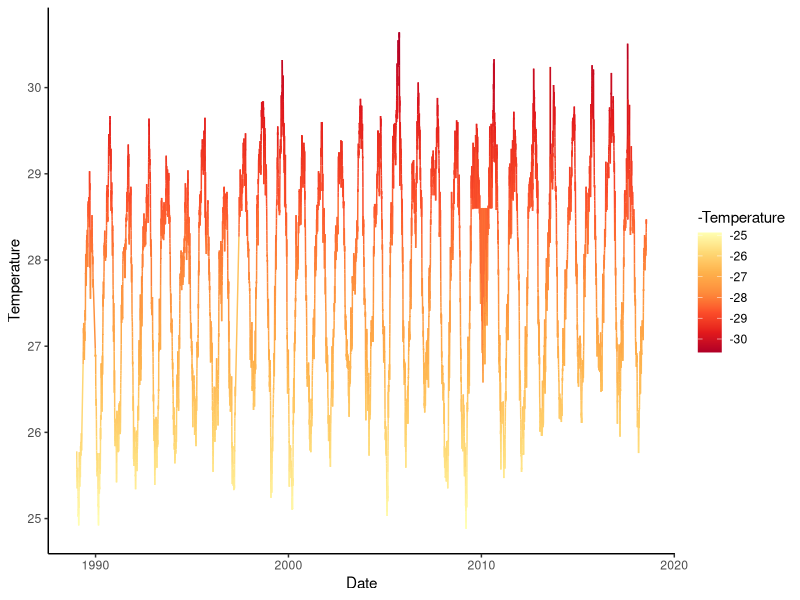
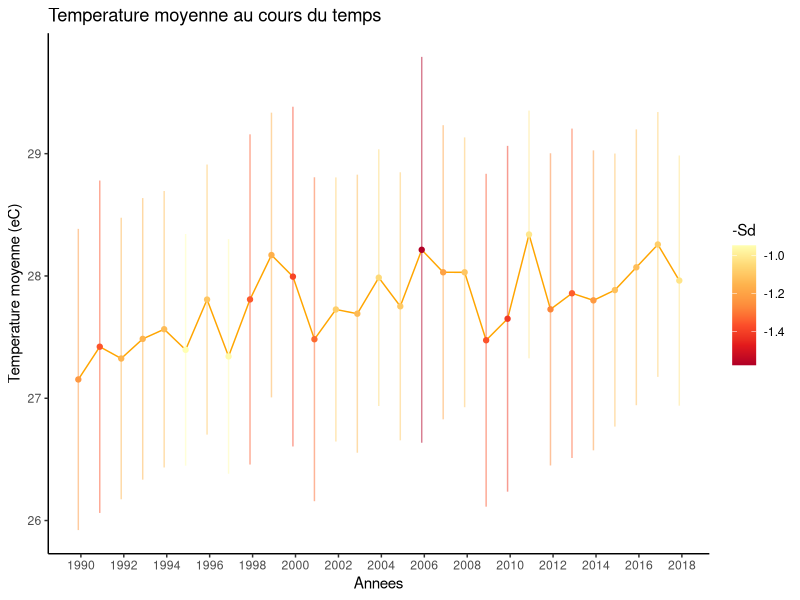
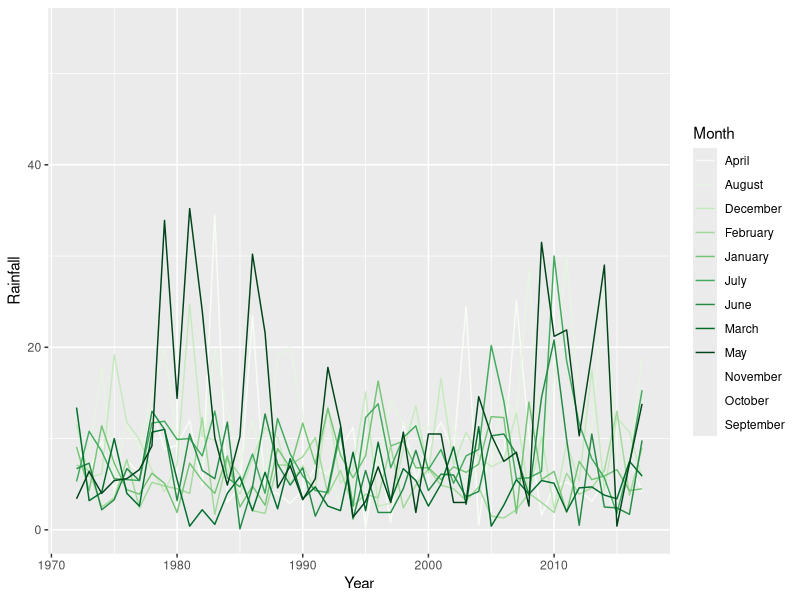
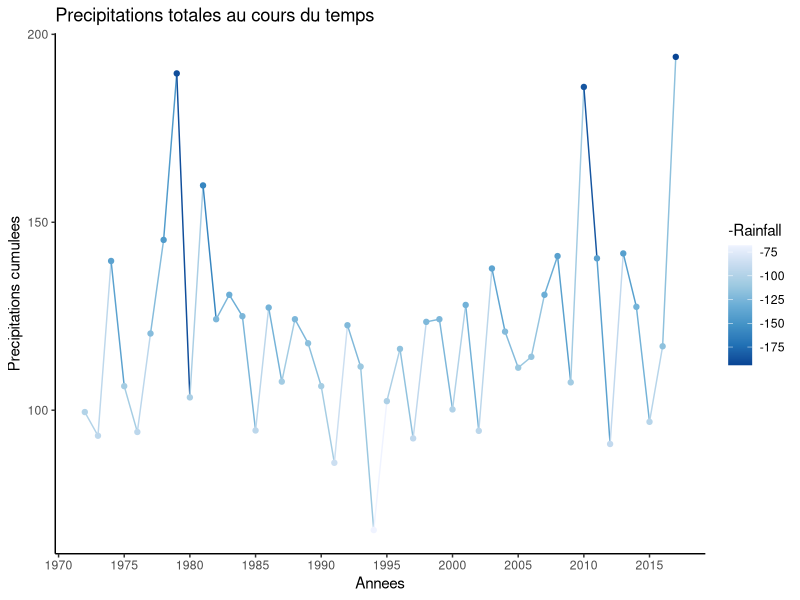
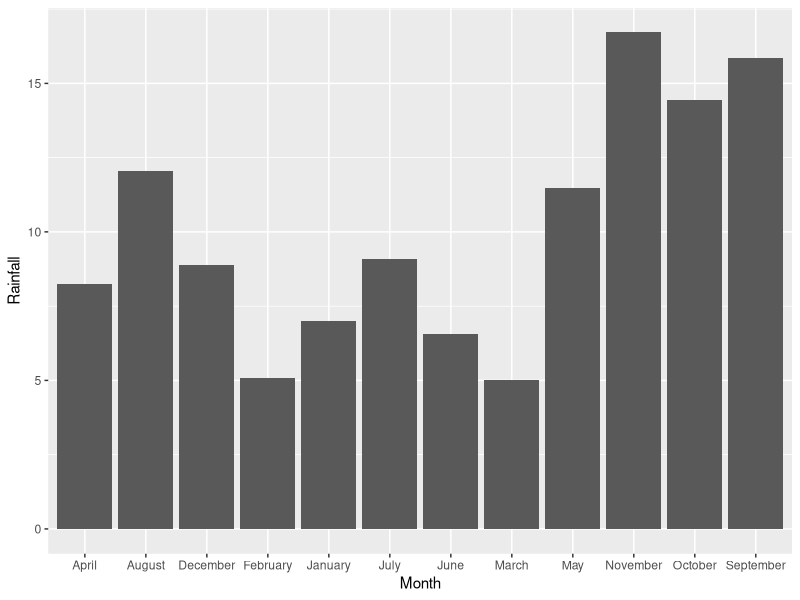
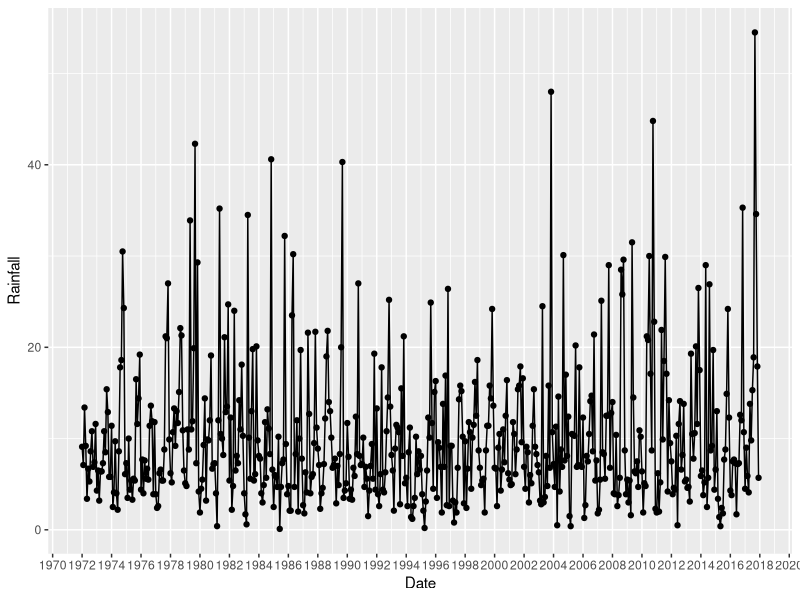
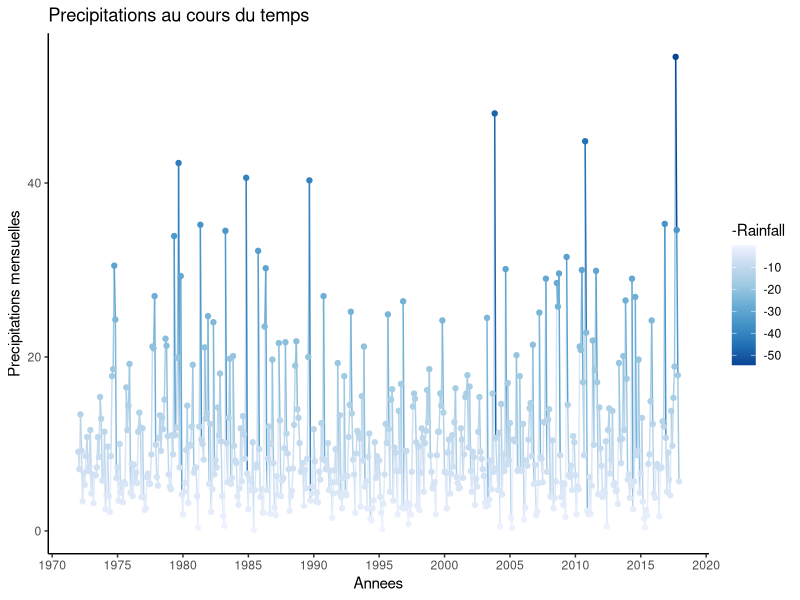

Source code (R) for these figures, in order:
library(tidyr)
library(readr)
library(ggplot2)
library(dplyr)
library(stringr)

### Temperature ----


temp <- read_delim("Data/raw/Abiotique/CSUN_USVI_temperature_Daily_20190609.csv", 
                   ";", escape_double = FALSE, col_types = cols(Temperature = col_number(), 
                                                                Date = col_date(format = "%d/%m/%Y")), 
                   trim_ws = TRUE)


ggplot() +
  geom_line(mapping = aes(x = Date, y = Temperature, color = -Temperature), 
            data = temp) + 
  scale_color_distiller(palette = "YlOrRd") +
  theme_classic()



temp$Date <- substr(temp$Date,1,4)

Temp_year <- temp %>%
  group_by(Date) %>%
  summarize_at(vars(Temperature), list(mean,sd), na.rm = TRUE)
colnames(Temp_year) <- c("Date","Mean", "Sd")
Temp_year$Date <- as.Date(Temp_year$Date, format = "%Y")
Temp_year <- Temp_year[-30,]


ggplot(Temp_year, aes(x=Date, y=Mean, color= -Sd)) + 
  geom_line(color = "orange") +
  geom_point()+
  geom_linerange(aes(ymin=Mean-Sd, ymax=Mean+Sd), alpha = 0.5)+
  scale_x_date(breaks = scales ::breaks_pretty(20)) +
  labs(title="Temperature moyenne au cours du temps", x ="Annees", y = "Temperature moyenne (eC)") +
  scale_color_distiller(palette = "YlOrRd") +
  theme_classic()


          
### Rainfall ----
rainfall <- read_csv("Data/raw/Abiotique/CSUN_USVI_rainfall_20190609.csv", 
                                        col_types = cols(Year = col_date(format = "%Y"), 
                                                         Rainfall = col_number()))



rainfall <- rainfall[-c(599:644),] # Enleve les dernieres lignes vides


# Evolution selon les mois
rainfall_wo_tot <- filter(rainfall, Month != "Total")
  
ggplot() +
  geom_path(mapping = aes(x = Year, y = Rainfall, color = Month), 
             data = rainfall_wo_tot) + # Essayer de faire un scale_colour_
  scale_colour_brewer(palette = "12-class Set3")

  
# Evolution totale
rainfall_tot <-  rainfall  %>%
  filter( Month == "Total") %>%
  select(-Month)


ggplot(rainfall_tot, aes(x=Year, y=Rainfall, color = -Rainfall)) + 
  geom_line() +
  geom_point()+
  scale_x_date(breaks = scales ::breaks_pretty(10)) +
  labs(title="Precipitations totales au cours du temps", x ="Annees", y = "Precipitations cumulees") +
  scale_color_distiller(palette = "Blues") +
  theme_classic()



### Moyenne de pluie selon les mois ----
rain_mean <- rainfall %>%
  group_by(Month) %>%
  summarise_at(vars(Rainfall),
               list(mean))

rain_mean_wo_tot <- rain_mean[-13,] # Enleve la dernere ligne tot

ggplot() +
  geom_bar(mapping = aes(x = Month, y = Rainfall), 
            data = rain_mean_wo_tot, stat = "identity")


# Evolution dans le temps 
rainfall2 <- rainfall
rainfall2$Month = replace(rainfall2$Month, which(rainfall2$Month == "January"), "01-01")
rainfall2$Month = replace(rainfall2$Month, which(rainfall2$Month == "February"), "01-02")
rainfall2$Month = replace(rainfall2$Month, which(rainfall2$Month == "March"), "01-03")
rainfall2$Month = replace(rainfall2$Month, which(rainfall2$Month == "April"), "01-04")
rainfall2$Month = replace(rainfall2$Month, which(rainfall2$Month == "May"), "01-05")
rainfall2$Month = replace(rainfall2$Month, which(rainfall2$Month == "June"), "01-06")
rainfall2$Month = replace(rainfall2$Month, which(rainfall2$Month == "July"), "01-07")
rainfall2$Month = replace(rainfall2$Month, which(rainfall2$Month == "August"), "01-08")
rainfall2$Month = replace(rainfall2$Month, which(rainfall2$Month == "September"), "01-09")
rainfall2$Month = replace(rainfall2$Month, which(rainfall2$Month == "October"), "01-10")
rainfall2$Month = replace(rainfall2$Month, which(rainfall2$Month == "November"), "01-11")
rainfall2$Month = replace(rainfall2$Month, which(rainfall2$Month == "December"), "01-12")


rainfall2 <-  rainfall2  %>%
  filter( Month != "Total")


rainfall2$Date <- paste(rainfall2$Month, rainfall2$Year,sep="-")

rainfall2$Date <- as.Date(rainfall2$Date, format="%d-%m-%Y")

ggplot() +
  geom_line(mapping = aes(x = Date, y = Rainfall), 
           data = rainfall2) +
  geom_point(mapping = aes(x = Date, y = Rainfall), 
             data = rainfall2) +
  scale_x_date(breaks = scales ::breaks_pretty(30))

ggplot(rainfall2, aes(x=Date, y=Rainfall, color = -Rainfall)) + 
  geom_line() +
  geom_point()+
  scale_x_date(breaks = scales ::breaks_pretty(10)) +
  labs(title="Precipitations au cours du temps", x ="Annees", y = "Precipitations mensuelles") +
  scale_color_distiller(palette = "Blues") +
  theme_classic()
